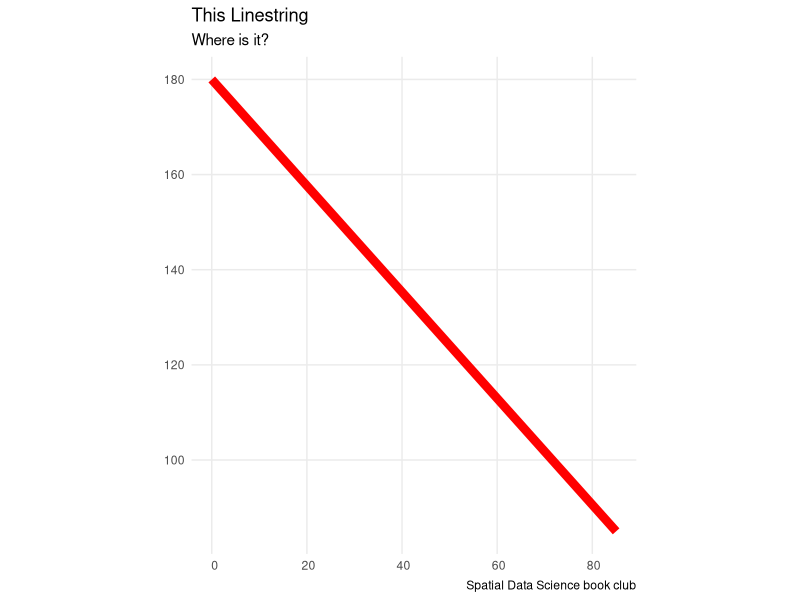
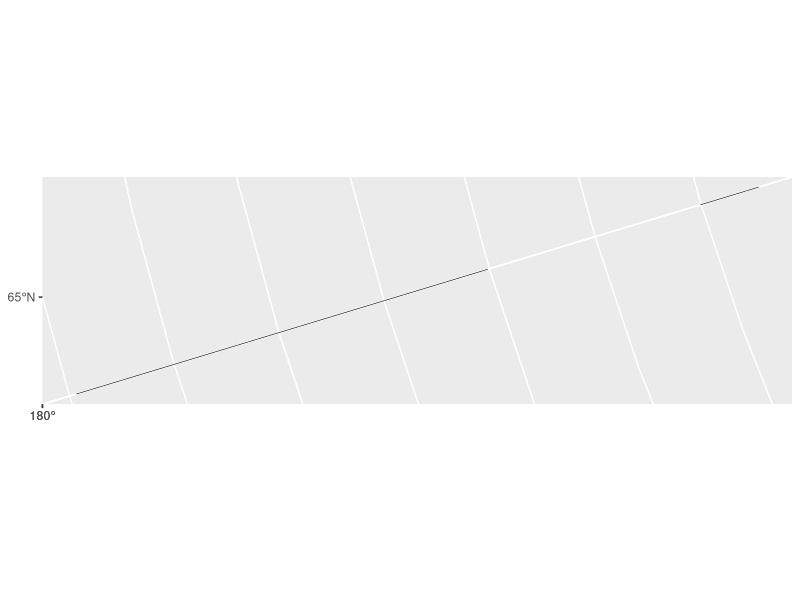
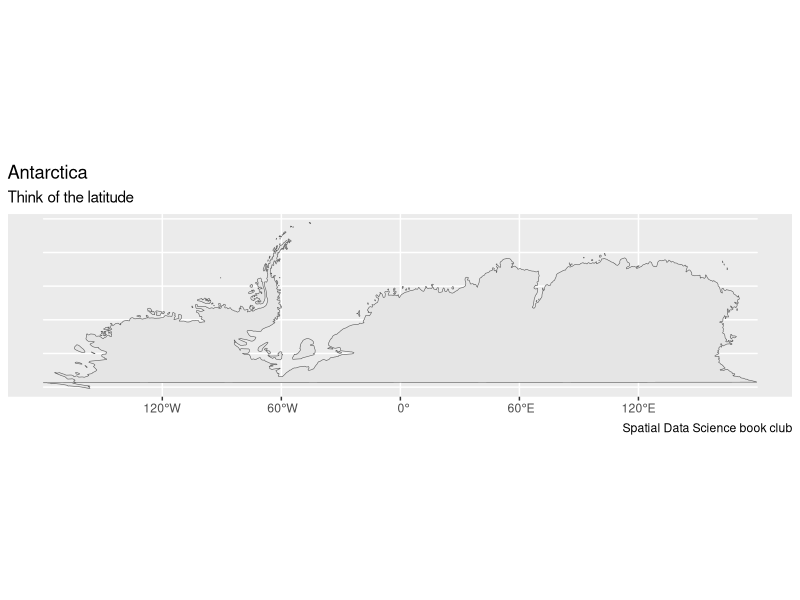
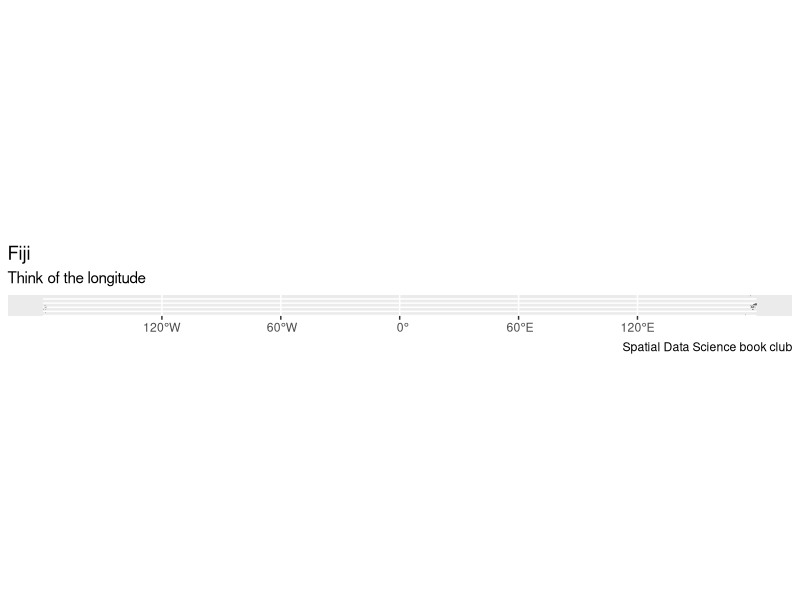
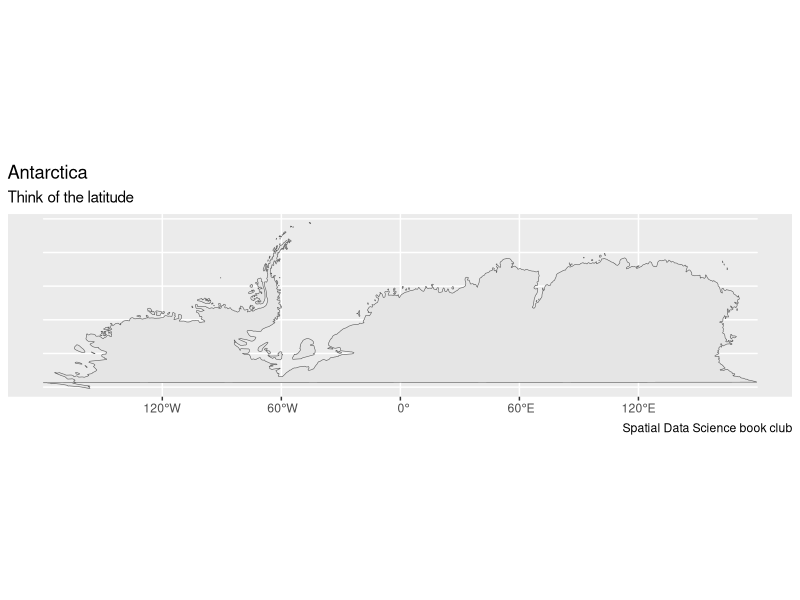
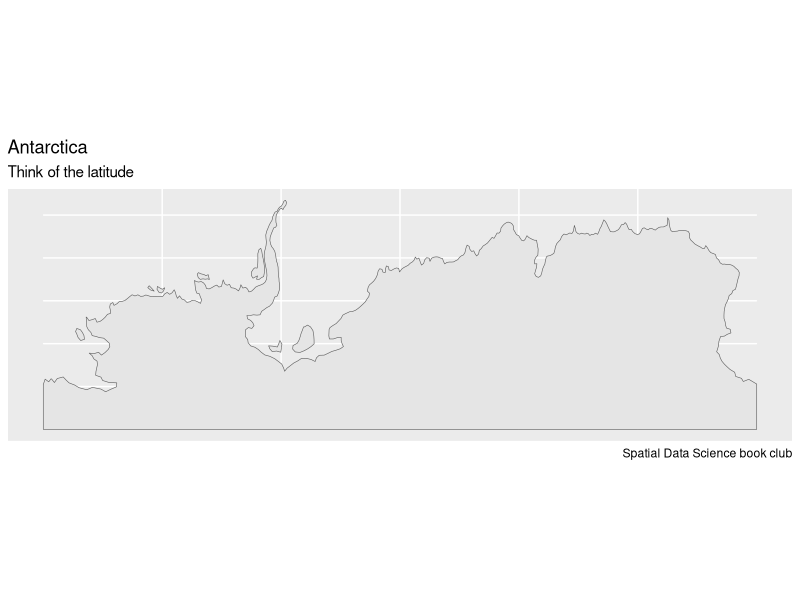
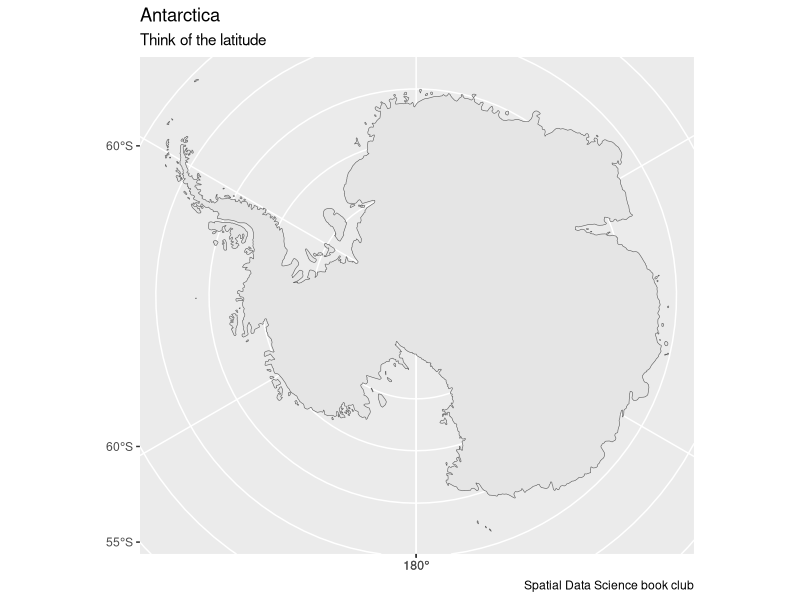
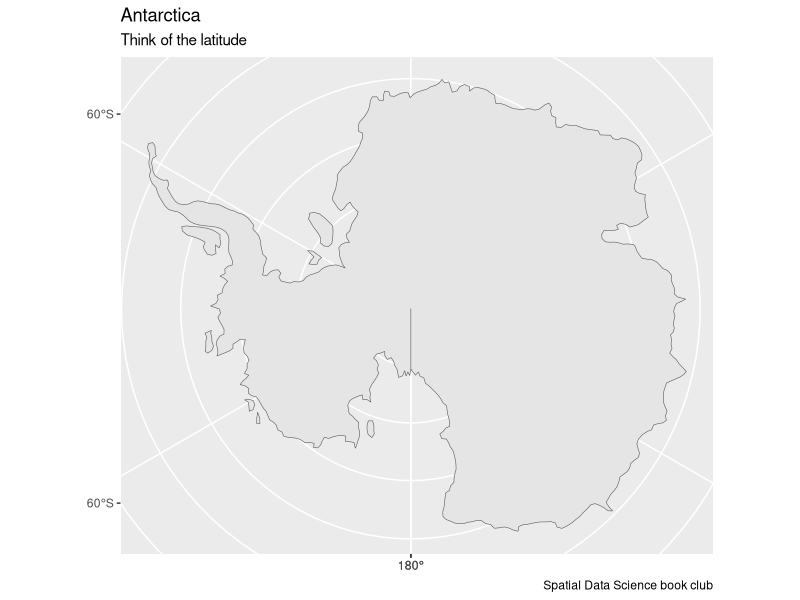

The R script that drew these images, in order:
## ---- chunk 1
library("dplyr")
library("ggplot2")
library("maps")
library("rnaturalearth")
library("rnaturalearthdata")
library("s2")
library("sf")

sessionInfo()
## ---- chunk 2
this_linestring <- st_linestring(matrix(c(0, 85, 180, 85), ncol = 2),
                                 dim = "XY")
class(this_linestring)
## ---- chunk 3
this_linestring |>
  ggplot() +
  geom_sf(color = "red", linewidth = 3) +
  labs(title = "This Linestring",
       subtitle = "Where is it?",
       caption = "Spatial Data Science book club") +
  theme_minimal()
## ---- chunk 4
# https://stackoverflow.com/questions/58919102/map-arctic-subarctic-regions-in-ggplot2-with-lambert-conformal-conic-projection
world <- ne_countries(scale = "medium", returnclass = "sf")
world_cropped <- world |>
  st_make_valid() |>
  st_crop(xmin = -180.0, xmax = 180.0, ymin = 45.0, ymax = 90.0)

# st_sfc(this_linestring) <- st_crs(world_cropped)

# this_linestring_sf <- st_sf(this_linestring, 
#                             st_sfc(this_linestring, crs = "EPSG:3995"))

ggplot(data = world_cropped) + 
  geom_sf() + 
  # geom_sf(data = this_linestring, color = 'red') +
  coord_sf(crs = 
             "+proj=lcc +lat_1=50 +lat_2=70 +lat_0=40 +lon_0=-96 +x_0=0 +y_0=0 +datum=NAD83 +units=m +no_defs +ellps=GRS80 +towgs84=0,0,0")
## ---- chunk 5
Antarctica_map <- map(fill = TRUE, plot = FALSE) |>
  st_as_sf() |>
  filter(ID == "Antarctica")

Antarctica_map |> 
  ggplot() + 
  geom_sf() +
  labs(title = "Antarctica", 
       subtitle = "Think of the latitude",
       caption = "Spatial Data Science book club")
## ---- chunk 6
st_bbox(Antarctica_map)
## ---- chunk 7
Fiji_map <- map(fill = TRUE, plot = FALSE) |>
  st_as_sf() |>
  filter(ID == "Fiji")

Fiji_map |> 
  ggplot() + 
  geom_sf() +
  labs(title = "Fiji", 
       subtitle = "Think of the longitude",
       caption = "Spatial Data Science book club")
## ---- chunk 8
st_bbox(Fiji_map)
## ---- chunk 9
s2_bounds_cap(Antarctica_map)
## ---- chunk 10
s2_bounds_rect(Antarctica_map)
## ---- chunk 11
s2_bounds_rect(Fiji_map)
## ---- chunk 12
# maps package
m <- st_as_sf(map(fill=TRUE, plot=FALSE))
Antarctica_map_A <- m[m$ID == "Antarctica", ]
st_geometry(Antarctica_map_A) |>
  ggplot() + 
  geom_sf() +
  labs(title = "Antarctica", 
       subtitle = "Think of the latitude",
       caption = "Spatial Data Science book club")
## ---- chunk 13
sf::st_is_valid(Antarctica_map_A)
## ---- chunk 14
# Natural Earth package
ne <- ne_countries(returnclass = "sf")
Antarctica_map_B <- ne[ne$region_un == "Antarctica", "region_un"]
st_geometry(Antarctica_map_B) |>
  ggplot() + 
  geom_sf() +
  labs(title = "Antarctica", 
       subtitle = "Think of the latitude",
       caption = "Spatial Data Science book club")
## ---- chunk 15
sf::st_is_valid(Antarctica_map_B)
## ---- chunk 16
Antarctica_map_C <- st_geometry(Antarctica_map_A) |>
  st_transform(3031)
Antarctica_map_C |> 
  ggplot() + 
  geom_sf() +
  labs(title = "Antarctica", 
       subtitle = "Think of the latitude",
       caption = "Spatial Data Science book club")
## ---- chunk 17
sf::st_is_valid(Antarctica_map_C)
## ---- chunk 18
Antarctica_map_D <- st_geometry(Antarctica_map_B) |>
  st_transform(3031)
Antarctica_map_D |> 
  ggplot() + 
  geom_sf() +
  labs(title = "Antarctica", 
       subtitle = "Think of the latitude",
       caption = "Spatial Data Science book club")
## ---- chunk 19
sf::st_is_valid(Antarctica_map_D)
